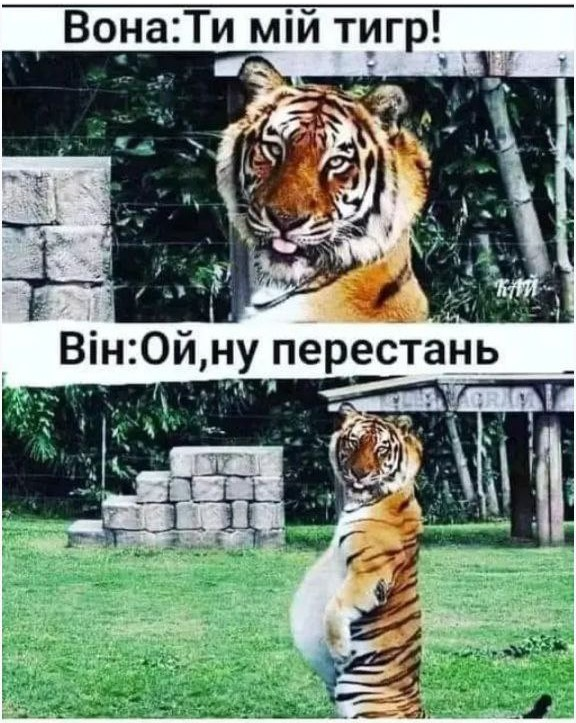
#> input picture scipy-lesson/image.jpg, 576 x 723 px
$ python scipy_ndimage.py
#> lines starting #> are read from the running program, lines starting #| are printed output that depends on the picture
from scipy import ndimage
import matplotlib.pyplot as plt

print("SciPy Ndimage - робота з малюнками \n")
im = plt.imread("image.jpg")
#> im is the input picture: shape (723, 576, 3); mean R, G, B 117.5, 133.8, 119.8
rotate_face = ndimage.rotate(im, -45)
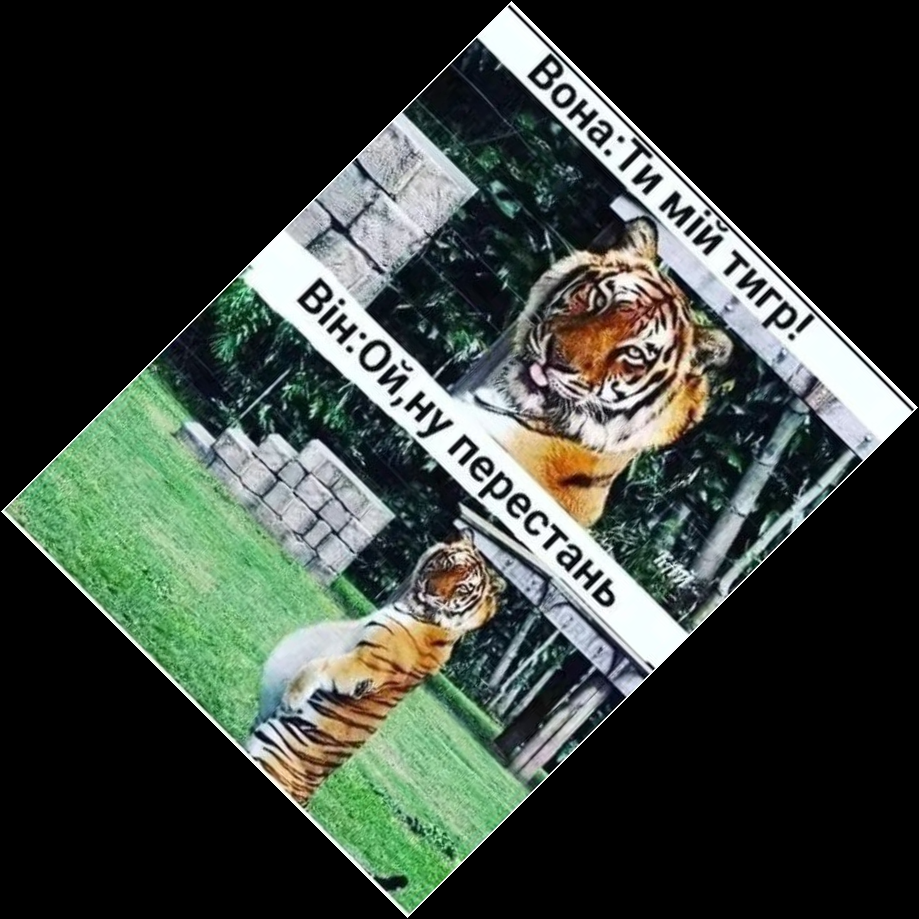
#> rotate_face: shape (919, 919, 3); mean R, G, B 57.5, 65.6, 58.7

plt.imshow(rotate_face)
plt.title("First Image \n")

plt.show()
# ---------------------------------------


im = plt.imread("image.jpg")[200:700, 100:650, :]
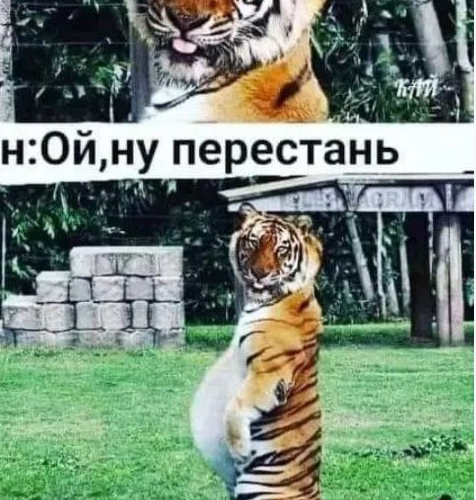
#> im: shape (500, 476, 3); mean R, G, B 117.5, 135.8, 118.5
blurred_im_2 = ndimage.gaussian_filter(im, sigma=2)
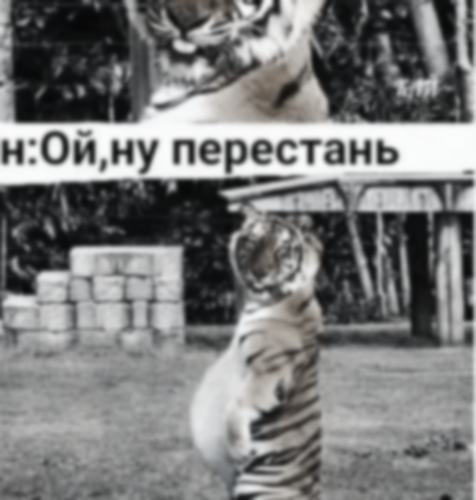
#> blurred_im_2: shape (500, 476, 3); mean R, G, B 122.3, 122.5, 122.5
blurred_im_4 = ndimage.gaussian_filter(im, sigma=4)
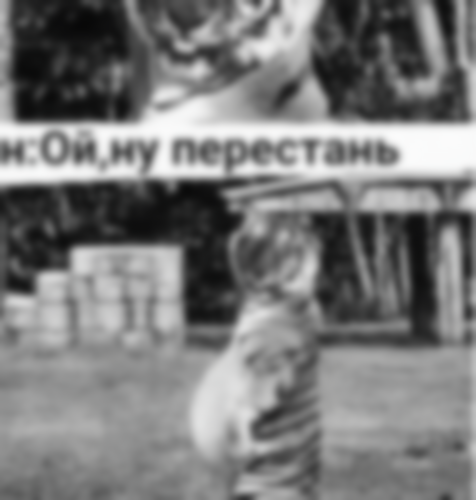
#> blurred_im_4: shape (500, 476, 3); mean R, G, B 122.3, 122.5, 122.5

fig, axs = plt.subplots(1, 3, figsize=(50, 100))

axs[0].imshow(im)
axs[1].imshow(blurred_im_2)
axs[2].imshow(blurred_im_4)

axs[0].set_title("Розмиття країв малюнку - no blured \n")
axs[1].set_title("Розмиття країв малюнку - blured_im_2:  \n")
axs[2].set_title("Розмиття країв малюнку - blured_im_3:  \n")

plt.show()
# ----------------------------------------------
